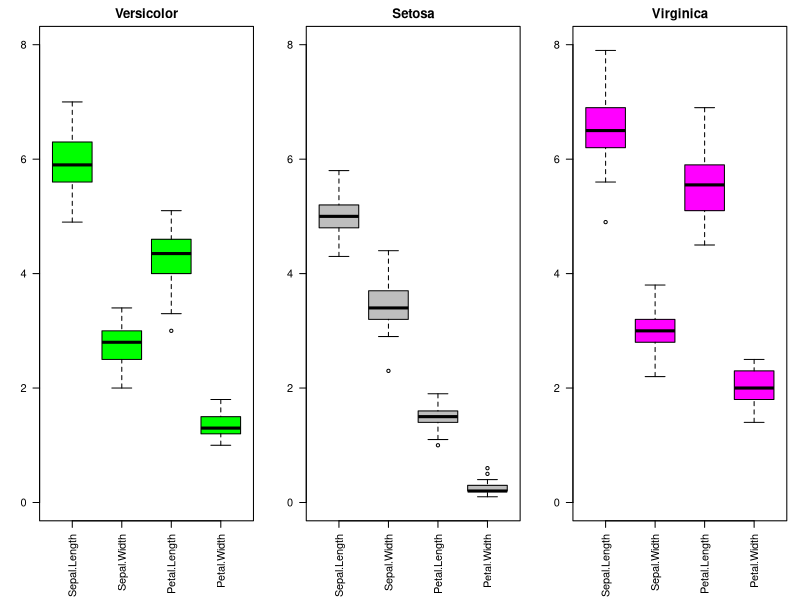
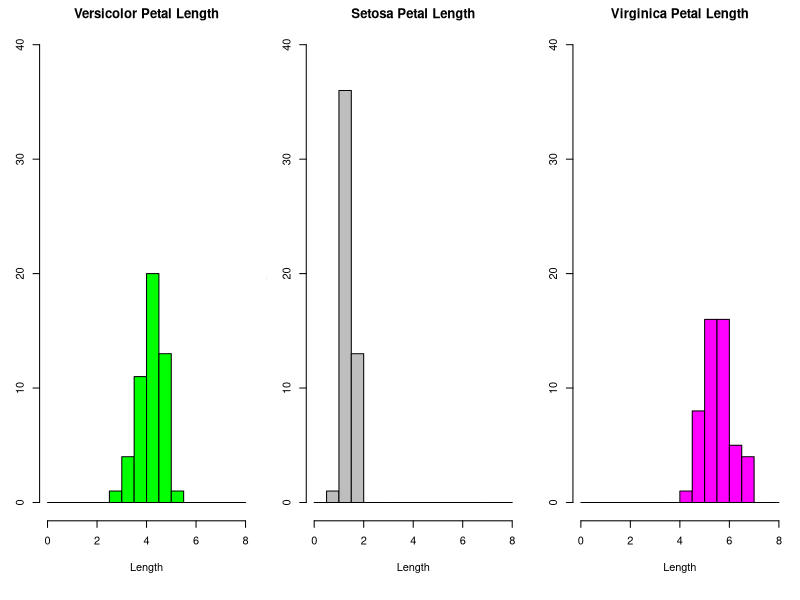
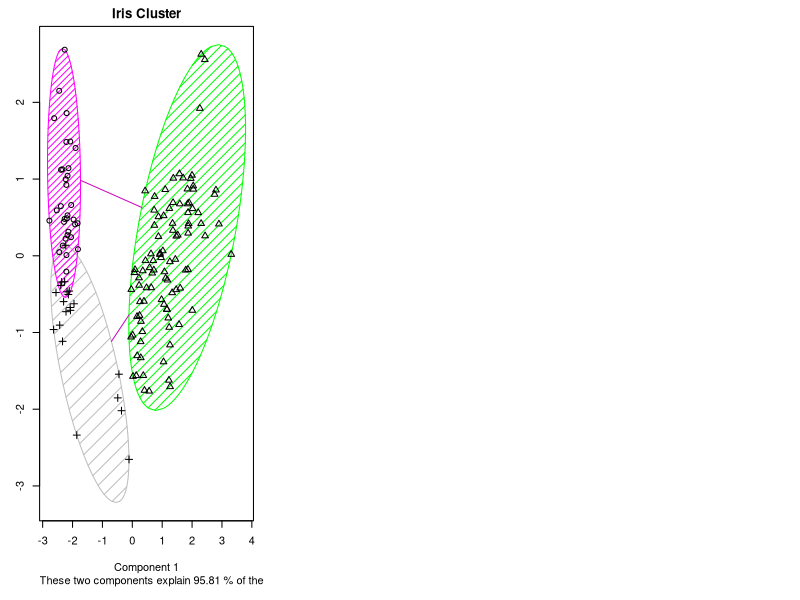
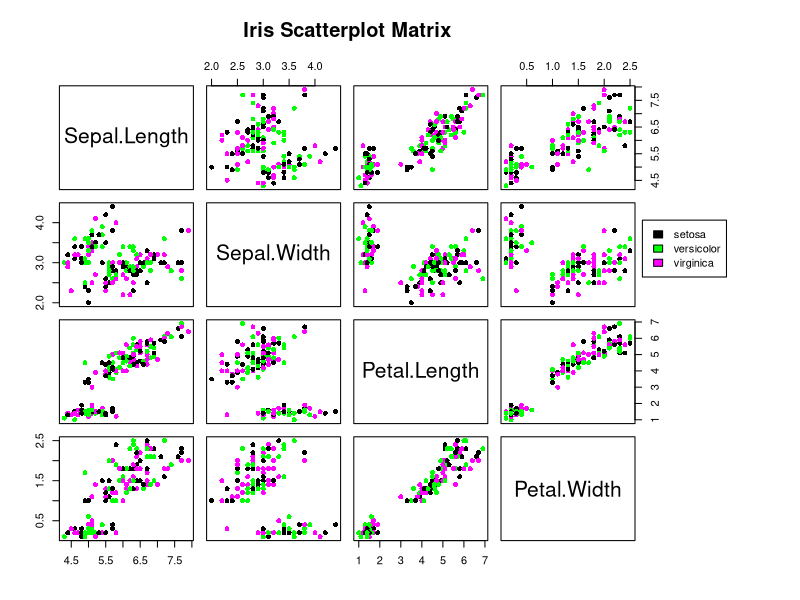

Recreate these plots in R, in order.
## ---- chunk 1
knitr::opts_chunk$set(echo = TRUE)
## ---- chunk 2
library(dplyr)
library(ggplot2)
library(corrplot)
library(cluster) 
library(fpc)
library(tidyverse)
library(cluster)
library(reshape2)
df <- iris

summaryinfo <- function(df){
  str(df)
  dim(df)
  summary(df) 
}
summaryinfo(df)

boxplotspec <- function(df){ #creates a boxplot for each species
  dfsub1 <- subset(df, Species == "versicolor")
  dfsub2 <- subset(df, Species == "setosa")
  dfsub3 <- subset(df, Species == "virginica")
  par(mfrow=c(1,3),mar=c(6,3,2,1))
  boxplot(dfsub1[,1:4], main="Versicolor",ylim = c(0,8),las=2, col=c("green"))
  boxplot(dfsub2[,1:4], main="Setosa",ylim = c(0,8),las=2, col=c("grey"))
  boxplot(dfsub3[,1:4], main="Virginica",ylim = c(0,8),las=2, col=c("magenta"))
}
boxplotspec(df)

histplotsspec <- function(df){
  dfsub1 <- subset(df, Species == "versicolor")
  dfsub2 <- subset(df, Species == "setosa")
  dfsub3 <- subset(df, Species == "virginica")
  hist1 <- hist(dfsub1$Petal.Length,breaks=seq(0,8,l=17),xlim=c(0,8),ylim=c(0,40), col=c("green"), main="Versicolor Petal Length", xlab="Length")
  hist2 <- hist(dfsub2$Petal.Length,breaks=seq(0,8,l=17),xlim=c(0,8),ylim=c(0,40), col=c("grey"),main="Setosa Petal Length", xlab="Length")
  hist3 <- hist(dfsub3$Petal.Length,breaks=seq(0,8,l=17),xlim=c(0,8),ylim=c(0,40), col=c("magenta"), main="Virginica Petal Length", xlab="Length")
}
histplotsspec(df)

clustplot <- function(df){
  set.seed(8593)
  df$Species <- NULL
  (kmeans.result <- kmeans(df, 3))
  data_for_clustering <- df[,-5] 
  clusters_df <- kmeans(data_for_clustering, centers = 3) 
  clusplot(data_for_clustering, clusters_df$cluster, color = TRUE, shade = TRUE, main="Iris Cluster", col.clus=c("grey", "green", "magenta"), col.p = c("black"))
}
clustplot(df)

pairsplots <- function(df){
  pairs(df[,1:4],col=c("black","green","magenta"),oma=c(4,4,6,12),main="Iris Scatterplot Matrix",pch = 16)
  legend(0.4,0.65, as.vector(unique(df$Species)),fill=c("black","green","magenta"))
}
pairsplots(df)

corr <- function(df){
  corr <- cor(df[,1:4])
  round(corr,3) 
  #posetive 1 = correlated
  #negative 1 = inverse correlation
}
corr(df)
